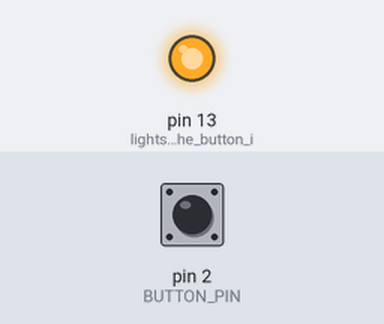
Simulated run of this sketch. Board: Arduino Uno, built with avr-gcc and run on an emulated ATmega328P. On the bench: output pins drawn as LEDs (lit = HIGH). Inputs (shaded band) come from the test bench; at power-on: pin 2 (BUTTON_PIN) HIGH. What the sketch prints to the serial monitor is not drawn.

Above: at 0.1 s.
At 0.8 s:
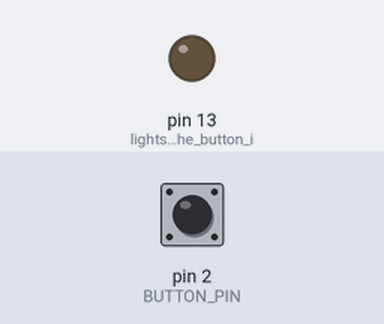
Timing chart, 0 to 2.3 s (numbered marks = the images above):
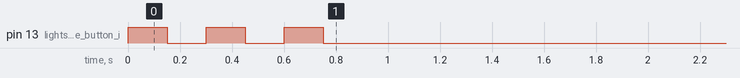

The sketch:

voice_button.ino
```cpp
/*
 * Push-to-talk voice button for the Kinova-Gemini robot.
 *
 * Streams the button state over USB serial at 115200 baud:
 *   "1"  while the button is HELD
 *   "0"  while the button is RELEASED
 * emitted continuously (~every 50 ms) so the host always knows the current state.
 * arduino_trigger_node.py converts this level into press/release edges -> /voice_trigger.
 *
 * This is the deliberate replacement for the old firmware that sent a single pulse per
 * press (which forced a press-talk-press-again workflow). Now: hold to talk, release to send.
 *
 * WIRING: connect the button between BUTTON_PIN and GND. INPUT_PULLUP is used, so the pin
 * reads LOW when pressed and HIGH when released. Set BUTTON_PIN to match your wiring.
 */

const int BUTTON_PIN = 2;          // <-- set this to the pin your button is wired to
const unsigned long DEBOUNCE_MS = 25;
const unsigned long REPORT_INTERVAL_MS = 50;

int stableState = HIGH;            // debounced reading (HIGH = released, pull-up)
int lastReading = HIGH;
unsigned long lastChangeTime = 0;
unsigned long lastReportTime = 0;

void setup() {
  pinMode(BUTTON_PIN, INPUT_PULLUP);
  pinMode(LED_BUILTIN, OUTPUT);     // lights while the button is held (upload sanity check)
  Serial.begin(115200);

  // Startup self-test: blink the on-board LED 3x so you can confirm the sketch is running
  // and LED_BUILTIN is the LED you're watching, independent of the button/pin wiring.
  for (int i = 0; i < 3; i++) {
    digitalWrite(LED_BUILTIN, HIGH);
    delay(150);
    digitalWrite(LED_BUILTIN, LOW);
    delay(150);
  }
}

void loop() {
  int reading = digitalRead(BUTTON_PIN);

  // Debounce: only accept a reading once it has held steady past the debounce window.
  if (reading != lastReading) {
    lastChangeTime = millis();
    lastReading = reading;
  }
  if ((millis() - lastChangeTime) > DEBOUNCE_MS) {
    stableState = reading;
  }

  // On-board LED mirrors the button: lit while held. LOW = pressed with INPUT_PULLUP.
  digitalWrite(LED_BUILTIN, stableState == LOW ? HIGH : LOW);

  // Emit the current (debounced) state continuously. LOW = pressed with INPUT_PULLUP.
  if ((millis() - lastReportTime) >= REPORT_INTERVAL_MS) {
    lastReportTime = millis();
    Serial.println(stableState == LOW ? 1 : 0);
  }
}
```
